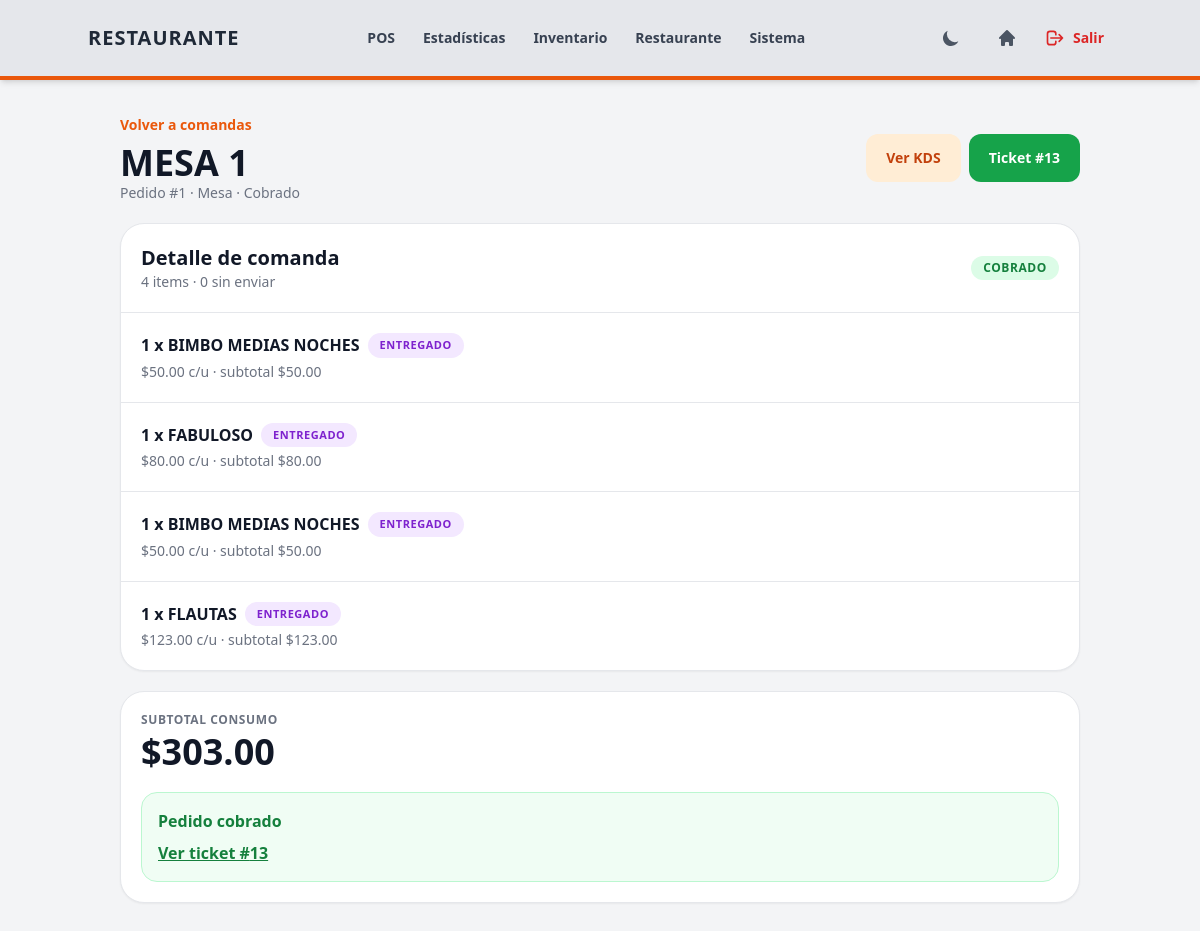
Page /restaurante/pedidos/1/ (signed in) on the committed database.
### restaurante/models.py (models this page shows, shortened)
class Pedido(models.Model):
    class Tipo(models.TextChoices):
        MESA = 'MESA', 'Mesa'
        PARA_LLEVAR = 'PARA_LLEVAR', 'Para llevar'
    class Estado(models.TextChoices):
        ABIERTO = 'ABIERTO', 'Abierto'
        EN_COCINA = 'EN_COCINA', 'En cocina'
        LISTO = 'LISTO', 'Listo'
        ENTREGADO = 'ENTREGADO', 'Entregado'
        COBRADO = 'COBRADO', 'Cobrado'
        CANCELADO = 'CANCELADO', 'Cancelado'
    tipo = models.CharField(max_length=14, choices=Tipo.choices, default=Tipo.MESA)
    mesa = models.ForeignKey(Mesa, on_delete=models.PROTECT, null=True, blank=True, related_name='pedidos')
    referencia = models.CharField(max_length=120, blank=True)
    tienda = models.ForeignKey('configuraciones.Tienda', on_delete=models.PROTECT, null=True, blank=True)
    mesero = models.ForeignKey(settings.AUTH_USER_MODEL, on_delete=models.SET_NULL, null=True, blank=True, related_name='pedidos_restaurante')
    estado = models.CharField(max_length=12, choices=Estado.choices, default=Estado.ABIERTO)
    venta = models.OneToOneField('ventas.Venta', on_delete=models.SET_NULL, null=True, blank=True, related_name='pedido_restaurante')
    creado_en = models.DateTimeField(auto_now_add=True)
    actualizado_en = models.DateTimeField(auto_now=True)
    enviado_en = models.DateTimeField(null=True, blank=True)
    cobrado_en = models.DateTimeField(null=True, blank=True)
    cancelado_en = models.DateTimeField(null=True, blank=True)
    class Meta:
        ordering = ['-actualizado_en', '-id']
    @property
    def nombre_display(self):
        if self.tipo == self.Tipo.MESA and self.mesa_id:
            return self.mesa.nombre
        return self.referencia or 'Para llevar'

class Mesa(models.Model):
    nombre = models.CharField(max_length=80)
    codigo = models.CharField(max_length=30, unique=True)
    zona = models.CharField(max_length=80, blank=True)
    capacidad = models.PositiveIntegerField(default=4)
    activa = models.BooleanField(default=True)
    class Meta:
        ordering = ['zona', 'nombre']

class PedidoItem(models.Model):
    class Estado(models.TextChoices):
        BORRADOR = 'BORRADOR', 'Borrador'
        PENDIENTE = 'PENDIENTE', 'Pendiente'
        PREPARANDO = 'PREPARANDO', 'Preparando'
        LISTO = 'LISTO', 'Listo'
        ENTREGADO = 'ENTREGADO', 'Entregado'
        CANCELADO = 'CANCELADO', 'Cancelado'
    pedido = models.ForeignKey(Pedido, on_delete=models.CASCADE, related_name='items')
    producto = models.ForeignKey('inventario.Producto', on_delete=models.PROTECT, related_name='items_restaurante')
    estacion = models.ForeignKey(EstacionPreparacion, on_delete=models.SET_NULL, null=True, blank=True, related_name='items')
    cantidad = models.PositiveIntegerField(default=1)
    precio_unitario = models.DecimalField(max_digits=10, decimal_places=2)
    nota = models.CharField(max_length=255, blank=True)
    estado = models.CharField(max_length=12, choices=Estado.choices, default=Estado.BORRADOR)
    creado_en = models.DateTimeField(auto_now_add=True)
    enviado_en = models.DateTimeField(null=True, blank=True)
    actualizado_en = models.DateTimeField(auto_now=True)
    cancelado_en = models.DateTimeField(null=True, blank=True)
    motivo_cancelacion = models.TextField(blank=True)
    reintegro_stock = models.BooleanField(default=False)
    class Meta:
        ordering = ['creado_en', 'id']
    def subtotal(self):
        return self.cantidad * self.precio_unitario

### inventario/models.py (models this page shows, shortened)
class Producto(models.Model):
    codigo_barras = models.CharField(max_length=50, unique=True)
    nombre = models.CharField(max_length=200)
    categoria = models.ForeignKey(Categoria, on_delete=models.SET_NULL, null=True, related_name='productos')
    stock = models.IntegerField(default=0)
    stock_minimo = models.PositiveIntegerField(default=5)
    activo = models.BooleanField(default=True)
    class Meta:
        constraints = [
            models.CheckConstraint(condition=models.Q(stock__gte=0), name='producto_stock_no_negativo'),
            models.CheckConstraint(condition=models.Q(stock_minimo__gte=0), name='producto_stock_minimo_no_negativo'),
        ]

### restaurante/views.py (the view)
# urls.py: path('pedidos/<int:pedido_id>/', views.comanda, name='restaurante_comanda'),
@login_required
@permission_required(OPERAR_RESTAURANTE_PERMISSION, login_url='portal_principal')
def comanda(request, pedido_id):
    pedido = _get_pedido(request, pedido_id)
    return render(request, 'restaurante/comanda.html', _comanda_context(request, pedido))

### configuraciones/utils.py (called while the page is built)
def get_tienda_principal():
    tienda, _ = Tienda.objects.get_or_create(
        codigo='PRINCIPAL',
        defaults={
            'nombre': 'Sucursal Principal',
            'direccion': '',
            'telefono': '',
            'activa': True,
        },
    )
    PuntoVenta.objects.get_or_create(
        tienda=tienda,
        codigo='CAJA-1',
        defaults={'nombre': 'Caja 1', 'activo': True},
    )
    return tienda

def get_perfil_usuario(user):
    tienda = get_tienda_principal()
    punto_venta = PuntoVenta.objects.filter(tienda=tienda, activo=True).order_by('id').first()
    perfil, _ = PerfilUsuario.objects.get_or_create(
        usuario=user,
        defaults={
            'tienda': tienda,
            'punto_venta': punto_venta,
            'puede_ver_todas_las_tiendas': bool(user.is_superuser),
        },
    )
    if perfil.punto_venta is None:
        perfil.punto_venta = PuntoVenta.objects.filter(tienda=perfil.tienda, activo=True).order_by('id').first()
        perfil.save(update_fields=['punto_venta'])
    return perfil

def get_tienda_actual(request):
    return get_perfil_usuario(request.user).tienda

### restaurante/views.py (called while the page is built)
def _get_pedido(request, pedido_id):
    tienda_actual = get_tienda_actual(request)
    return get_object_or_404(
        Pedido.objects.select_related('mesa', 'mesero', 'tienda', 'venta').filter(tienda=tienda_actual),
        id=pedido_id,
    )

### restaurante/templates/restaurante/comanda.html (shortened to what this page needs)
{% extends "base/base.html" %}
{% block content %}
<div class="flex flex-col gap-5">
    <div class="flex flex-col lg:flex-row lg:items-center lg:justify-between gap-4">
        <div>
            <a href="{% url 'restaurante_dashboard' %}" class="inline-flex items-center text-sm font-black text-orange-600 dark:text-orange-400 hover:underline mb-2">Volver a comandas</a>
            <h2 class="text-3xl sm:text-4xl font-black text-gray-900 dark:text-white">{{ pedido.nombre_display }}</h2>
            <p class="text-sm text-gray-500 dark:text-gray-400">Pedido #{{ pedido.id }} · {{ pedido.get_tipo_display }} · {{ pedido.get_estado_display }}</p>
        </div>
        <div class="flex flex-col sm:flex-row gap-2">
            {% if perms.configuraciones.operar_kds or request.user.is_superuser %}
            <a href="{% url 'restaurante_kds' %}" class="inline-flex min-h-12 items-center justify-center rounded-xl bg-orange-100 dark:bg-orange-900/30 px-5 text-sm font-black text-orange-700 dark:text-orange-300 hover:bg-orange-200 dark:hover:bg-orange-900/50 transition">Ver KDS</a>
            {% endif %}
            {% if pedido.venta_id %}
            <a href="{% url 'imprimir_ticket' pedido.venta_id %}" target="_blank" class="inline-flex min-h-12 items-center justify-center rounded-xl bg-green-600 px-5 text-sm font-black text-white hover:bg-green-700 transition">Ticket #{{ pedido.venta_id }}</a>
            {% endif %}
        </div>
    </div>
    {% include 'restaurante/partials/comanda_panel.html' %}
</div>
{% endblock %}

### restaurante/templates/restaurante/partials/comanda_panel.html (shortened to what this page needs)
<section id="comanda-panel" data-pedido-id="{{ pedido.id }}" data-live-url="{% url 'restaurante_comanda_panel_live' pedido.id %}" data-subtotal="{{ total|stringformat:'f' }}" class="grid grid-cols-1 xl:grid-cols-[1fr_380px] gap-5 transition-opacity">
    <div class="rounded-3xl border border-gray-200 dark:border-gray-700 bg-white dark:bg-gray-800 shadow-sm overflow-hidden">
        <div class="flex flex-col sm:flex-row sm:items-center sm:justify-between gap-3 border-b border-gray-200 dark:border-gray-700 p-4 sm:p-5">
            <div>
                <h3 class="text-xl font-black text-gray-900 dark:text-white">Detalle de comanda</h3>
                <p class="text-sm text-gray-500 dark:text-gray-400">{{ items|length }} items · {{ borradores_count }} sin enviar</p>
            </div>
            <span class="w-fit rounded-full px-3 py-1 text-xs font-black uppercase tracking-wider {% if pedido.estado == 'COBRADO' %}bg-green-100 text-green-700 dark:bg-green-900/30 dark:text-green-300{% elif pedido.estado == 'EN_COCINA' %}bg-yellow-100 text-yellow-700 dark:bg-yellow-900/30 dark:text-yellow-300{% else %}bg-gray-100 text-gray-700 dark:bg-gray-700 dark:text-gray-200{% endif %}">{{ pedido.get_estado_display }}</span>
        </div>
        <div class="divide-y divide-gray-200 dark:divide-gray-700">
            {% for item in items %}
            <div class="p-4 sm:p-5 {% if item.estado == 'CANCELADO' %}opacity-60{% endif %}">
                <div class="flex flex-col lg:flex-row lg:items-start lg:justify-between gap-3">
                    <div class="min-w-0">
                        <div class="flex flex-wrap items-center gap-2">
                            <h4 class="font-black text-gray-900 dark:text-white">{{ item.cantidad }} x {{ item.producto.nombre }}</h4>
                            <span class="rounded-full px-3 py-1 text-[11px] font-black uppercase tracking-wider {% if item.estado == 'BORRADOR' %}bg-gray-100 text-gray-700 dark:bg-gray-700 dark:text-gray-200{% elif item.estado == 'PENDIENTE' %}bg-yellow-100 text-yellow-700 dark:bg-yellow-900/30 dark:text-yellow-300{% elif item.estado == 'PREPARANDO' %}bg-blue-100 text-blue-700 dark:bg-blue-900/30 dark:text-blue-300{% elif item.estado == 'LISTO' %}bg-green-100 text-green-700 dark:bg-green-900/30 dark:text-green-300{% elif item.estado == 'CANCELADO' %}bg-red-100 text-red-700 dark:bg-red-900/30 dark:text-red-300{% else %}bg-purple-100 text-purple-700 dark:bg-purple-900/30 dark:text-purple-300{% endif %}">{{ item.get_estado_display }}</span>
                        </div>
                        <p class="mt-1 text-sm text-gray-500 dark:text-gray-400">${{ item.precio_unitario|floatformat:2 }} c/u · subtotal ${{ item.subtotal|floatformat:2 }}</p>
                    </div>
                </div>
            </div>
            {% empty %}
            <div class="p-8 text-center text-gray-500 dark:text-gray-400">
                <p class="font-bold">La comanda está vacía.</p>
                <p class="text-sm mt-1">Busca productos y agrégalos como borrador.</p>
            </div>
            {% endfor %}
        </div>
    </div>
    <aside class="rounded-3xl border border-gray-200 dark:border-gray-700 bg-white dark:bg-gray-800 p-4 sm:p-5 shadow-sm h-fit">
        <p class="text-xs font-black uppercase tracking-wider text-gray-500 dark:text-gray-400">Subtotal consumo</p>
        <p class="mt-1 text-4xl font-black text-gray-900 dark:text-white">${{ total|floatformat:2 }}</p>
        {% if pedido.estado == 'COBRADO' %}
        <div class="mt-5 rounded-2xl border border-green-200 bg-green-50 p-4 text-green-700 dark:border-green-900/50 dark:bg-green-900/30 dark:text-green-300">
            <p class="font-black">Pedido cobrado</p>
            {% if pedido.venta_id %}<a href="{% url 'imprimir_ticket' pedido.venta_id %}" target="_blank" class="mt-2 inline-flex font-black underline">Ver ticket #{{ pedido.venta_id }}</a>{% endif %}
        </div>
        {% endif %}
    </aside>
</section>

### rows in the picture
Pedido: nombre_display "MESA 1", id "1", tipo "Mesa", estado "Cobrado", venta_id "13", estado "COBRADO"
PedidoItem: cantidad "1", producto.nombre "BIMBO MEDIAS NOCHES", estado "ENTREGADO", precio_unitario "50.00", subtotal "50.00"
PedidoItem: cantidad "1", producto.nombre "FABULOSO", estado "ENTREGADO", precio_unitario "80.00", subtotal "80.00"
PedidoItem: cantidad "1", producto.nombre "BIMBO MEDIAS NOCHES", estado "ENTREGADO", precio_unitario "50.00", subtotal "50.00"
PedidoItem: cantidad "1", producto.nombre "FLAUTAS", estado "ENTREGADO", precio_unitario "123.00", subtotal "123.00"

### other values in the picture
{{ item.label }} "POS" "Estadísticas" "Inventario" "Restaurante" "Sistema"
{{ items|length }} "4"
{{ borradores_count }} "0"
{{ total|floatformat:2 }} "303.00"
